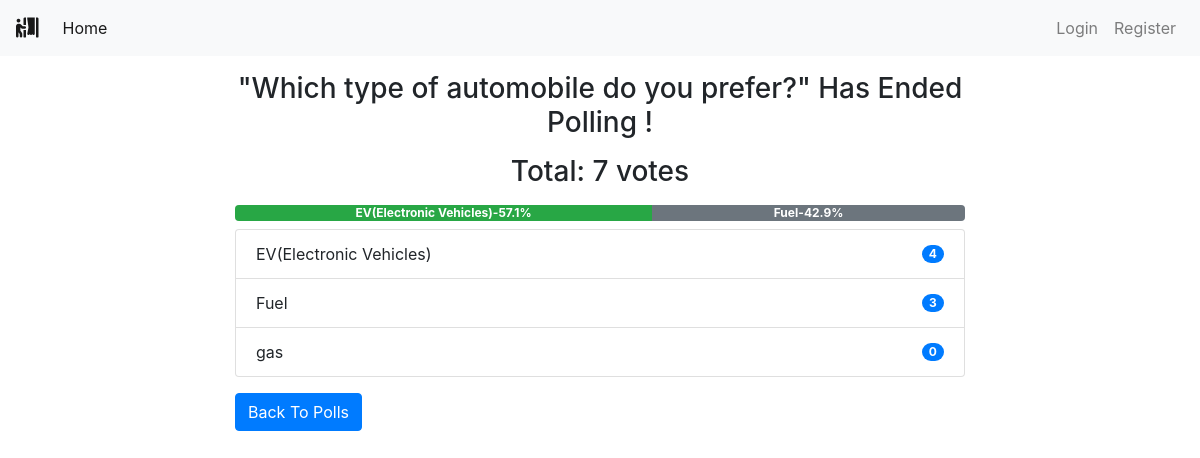
The app's page /polls/44/ with its own data.
### polls/models.py (models this page shows, shortened)
class Poll(models.Model):
    owner = models.ForeignKey(User, on_delete=models.CASCADE)
    text = models.TextField()
    pub_date = models.DateTimeField(default=timezone.now)
    active = models.BooleanField(default=True)
    @property
    def get_vote_count(self):
        return self.vote_set.count()
    def get_result_dict(self):
        res = []
        for choice in self.choice_set.all():
            d = {}
            alert_class = ['primary', 'secondary', 'success',
                           'danger', 'dark', 'warning', 'info']
            d['alert_class'] = secrets.choice(alert_class)
            d['text'] = choice.choice_text
            d['num_votes'] = choice.get_vote_count
            if not self.get_vote_count:
                d['percentage'] = 0
            else:
                d['percentage'] = (choice.get_vote_count /
                                   self.get_vote_count)*100
            res.append(d)
        return res

class Choice(models.Model):
    poll = models.ForeignKey(Poll, on_delete=models.CASCADE)
    choice_text = models.CharField(max_length=255)
    @property
    def get_vote_count(self):
        return self.vote_set.count()

### polls/views.py (the view, shortened to what this page needs)
# urls.py: path('<int:poll_id>/', views.poll_detail, name='detail'),
def poll_detail(request, poll_id):
    poll = get_object_or_404(Poll, id=poll_id)
    if not poll.active:
        return render(request, 'polls/poll_result.html', {'poll': poll})

### polls/templates/polls/poll_result.html
{% extends 'base.html' %}
{% block content %}
<div class="container">
    {% if messages %}
    <div class="messages">
        {% for message in messages %}
        <div {% if message.tags %} class="{{ message.tags }}" {% endif %}>{{ message }}
            <button type="button" class="close" data-dismiss="alert" aria-label="Close">
                <span aria-hidden="true">&times;</span>
            </button>
        </div>
        {% endfor %}
    </div>
    {% else %}
    <div class="row">
        <div class="col-md-8 offset-sm-2">
            {% if poll.active %}
            <h3 class="mt-3 mb-3 text-center">Result for: {{ poll.text }}</h3>
            {% else %}
            <h3 class="mt-3 mb-3 text-center">"{{ poll.text }}" Has Ended Polling !</h3>
            {% endif %}
            <h3 class="mb-2 text-center">Total: {{ poll.get_vote_count }} votes</h3>
            <div class="progress mt-3 mb-2">
                {% for choice in poll.get_result_dict %}
                <div class="progress-bar bg-{{ choice.alert_class }}" role="progressbar" style="width: {{ choice.percentage }}%;"
                    aria-valuenow="30" aria-valuemin="0" aria-valuemax="100"><b>
                        {{choice.text|truncatewords:2}}-{{choice.percentage|floatformat}}%</b>
                </div>
                {% endfor %}
            </div>
            <ul class="list-group">
                {% for choice in poll.choice_set.all %}
                <li class="list-group-item d-flex justify-content-between align-items-center">
                    {{ choice.choice_text }}
                    <span class="badge badge-primary badge-pill">{{ choice.get_vote_count }}</span>
                </li>
                {% endfor %}
            </ul>
            {% endif %}
            <a class="btn btn-primary mt-3" href="{% url 'polls:list' %}" role="button">Back To Polls</a>
        </div>
    </div>
</div>
{% endblock content %}

### records on screen
Poll: text "Which type of automobile do you prefer?", get_vote_count "7"
Choice: text "EV(Electronic Vehicles)", choice_text "EV(Electronic Vehicles)", get_vote_count "4"
Choice: text "Fuel", choice_text "Fuel", get_vote_count "3"
Choice: choice_text "gas", get_vote_count "0"

### other values on screen
{{ choice.percentage|floatformat }} "57.1" "42.9"
